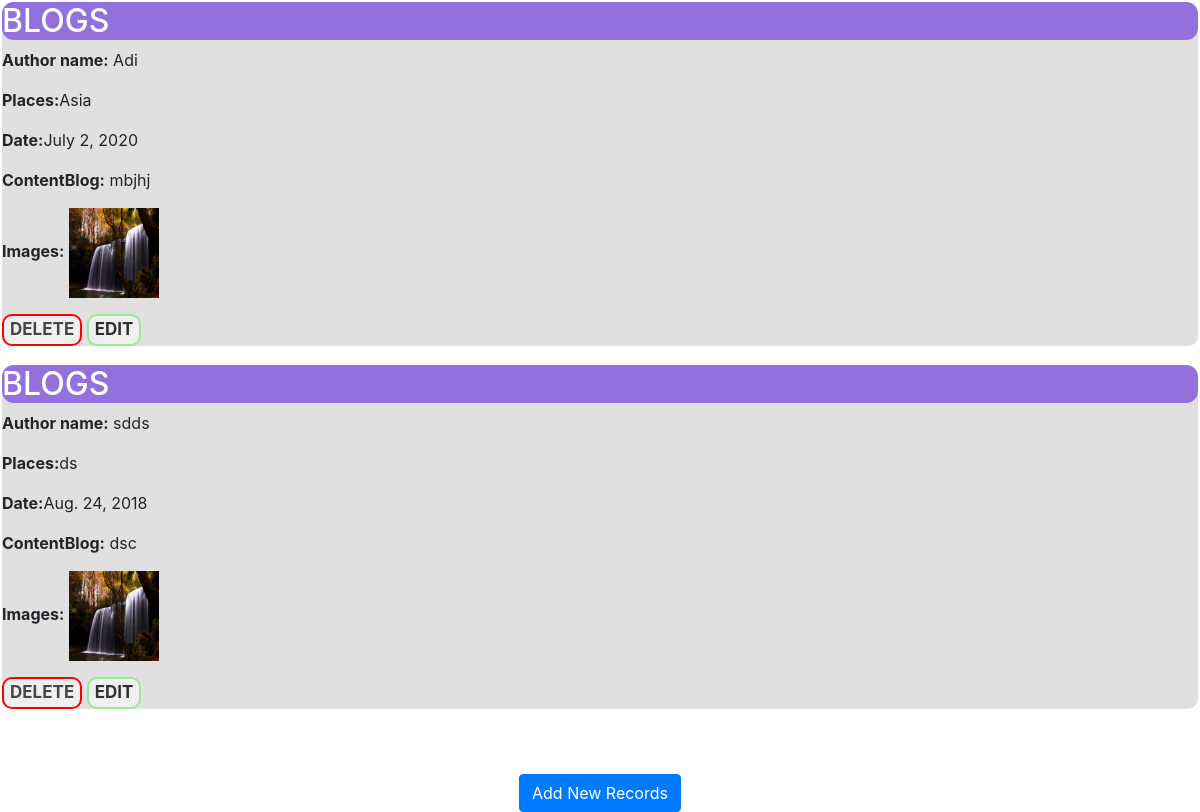
Page /BLOG_POSTS/show/ on the earlier database version.
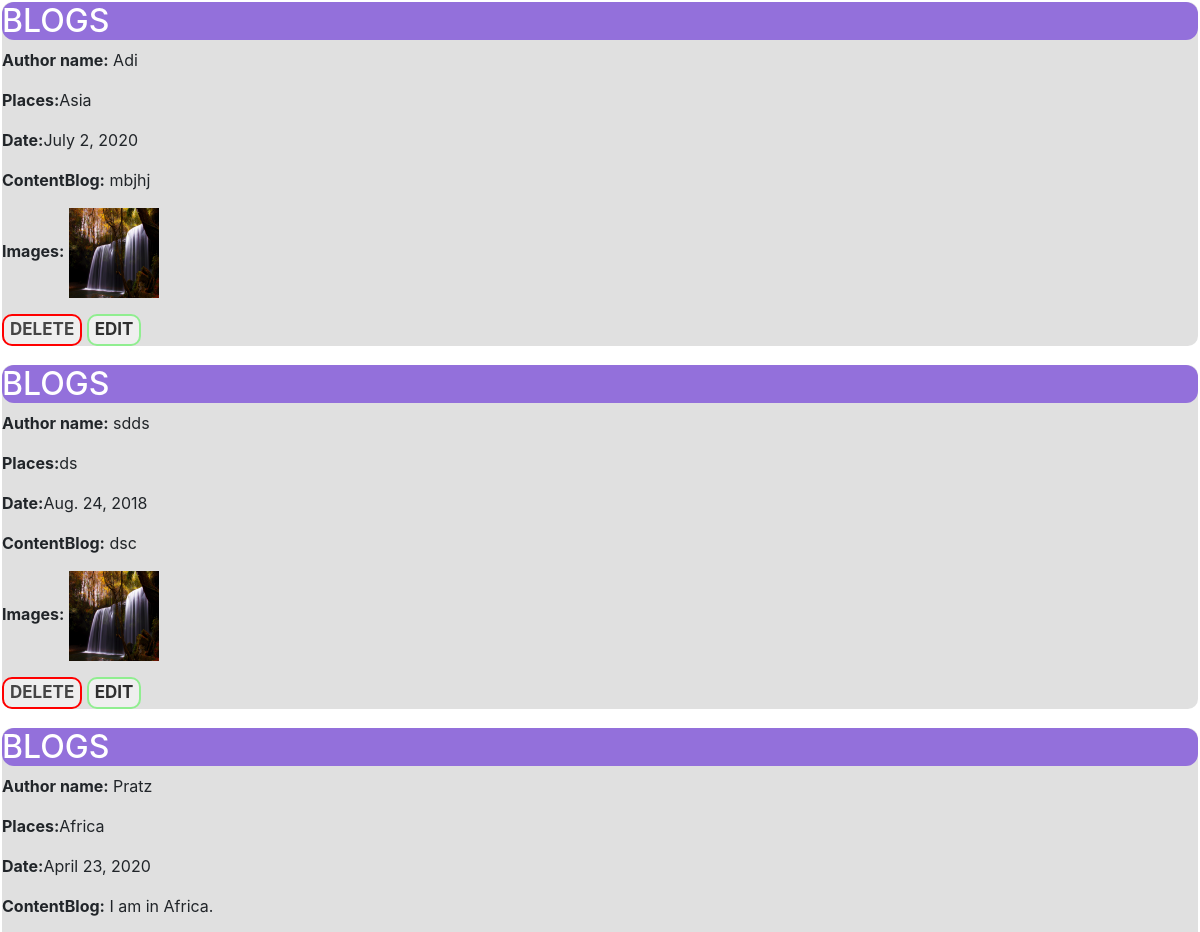
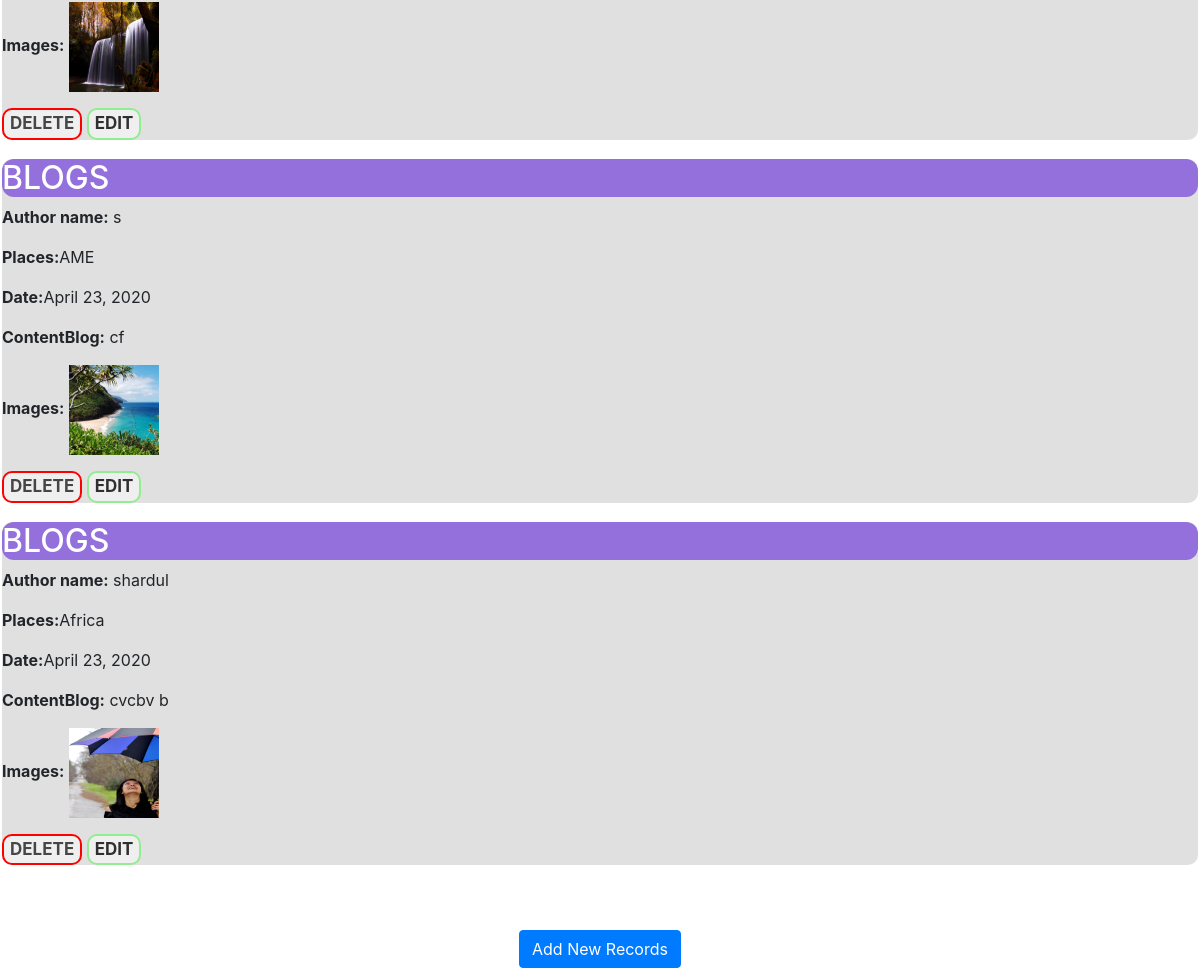
Same page on the later database version (2 pictures, top to bottom).
### BLOG_POSTS/models.py (models this page shows)
class createblog(models.Model):
    Author_Name = models.CharField(max_length=30)
    places=models.CharField(max_length=30)
    date = models.DateField()
    content_blog=models.CharField(max_length=1000)
    picture=models.ImageField(upload_to='images/')

### BLOG_POSTS/views.py (the view)
# urls.py: path('show/',views.show,name='show'),
def show(request):
    create_blogs=createblog.objects.all()
    return render(request,'BLOG_POSTS/POST_LIST.HTML',{'create_blogs':create_blogs})

### templates/BLOG_POSTS/POST_LIST.HTML (shortened to what this page needs)
<!DOCTYPE html>
<html lang="en">
<head>
     {% load staticfiles %}
     <link rel="stylesheet" href="https://maxcdn.bootstrapcdn.com/bootstrap/4.3.1/css/bootstrap.min.css">
    <link rel="stylesheet" href="{% static 'post_list.css' %}"/>
</head>
<body>
<div class="topnav1">
        {% for create_blog in create_blogs %}
        <div class="topnav2">
            <h2 style="color:white;border:solid 0px #9370DB;background-color:#9370DB;border-radius:12px;">BLOGS</h2>
            <p><b>Author name:</b> {{create_blog.Author_Name}} </p>
            <p><b>Places:</b>{{create_blog.places}}</p>
            <p><b>Date:</b>{{create_blog.date}}</p>
            <p><b>ContentBlog:</b> {{create_blog.content_blog}} </p>
            <p><b>Images:</b> <img class="abc" src="{{create_blog.picture.url}}" width="90" height="90"></p>
            <button class ="w3button"> <a href="/BLOG_POSTS/delete/{{create_blog.id}} "
                          class ="w3button1" style="text-decoration:none;color:black;opacity:0.7"><b> DELETE</b></a></button>
            <button class ="w3button2"><a href="/BLOG_POSTS/edit/{{create_blog.id}}"class ="w3button3" style="text-decoration:none;color:black;opacity:0.8"><b> EDIT</b></a></button>
            </div>
{% endfor %}
    </div>
<br>
<br>
<center><a href="/BLOG_POSTS/create_blog" class="btn btn-primary">Add New Records</a></center>
</body>
</html>

### static/post_list.css (style rules this page uses)
.topnav1 { overflow:hidden; border:0px solid; }
.topnav2 { background: #e0e0e0; border:2px solid white; border-radius: 12px; margin-bottom:15px; }
.w3button { border:2.5px solid red; font-size:17px; border-radius:10px; }
.w3button2 { border:2.5px solid lightgreen; font-size:17px; border-radius:10px; }

Differences in the rows shown:
added createblog: Author_Name "Pratz", places "Africa", date "April 23, 2020", content_blog "I am in Africa.", picture (picture)
added createblog: Author_Name "s", places "AME", date "April 23, 2020", content_blog "cf", picture (picture)
added createblog: Author_Name "shardul", places "Africa", date "April 23, 2020", content_blog "cvcbv b", picture (picture)
